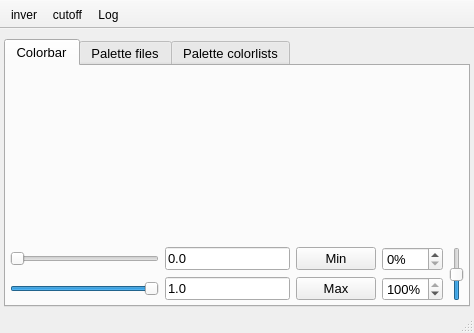
<?xml version="1.0" encoding="UTF-8"?>
<ui version="4.0">
 <class>Colorbar</class>
 <widget class="QMainWindow" name="Colorbar">
  <property name="geometry">
   <rect>
    <x>0</x>
    <y>0</y>
    <width>474</width>
    <height>333</height>
   </rect>
  </property>
  <property name="windowTitle">
   <string>ColorBar</string>
  </property>
  <property name="iconSize">
   <size>
    <width>20</width>
    <height>20</height>
   </size>
  </property>
  <property name="unifiedTitleAndToolBarOnMac">
   <bool>true</bool>
  </property>
  <widget class="QWidget" name="centralwidget">
   <layout class="QGridLayout" name="gridLayout" columnstretch="3,0">
    <property name="leftMargin">
     <number>4</number>
    </property>
    <property name="topMargin">
     <number>10</number>
    </property>
    <property name="rightMargin">
     <number>4</number>
    </property>
    <property name="bottomMargin">
     <number>4</number>
    </property>
    <item row="0" column="0">
     <widget class="QTabWidget" name="colorbarTabs">
      <property name="font">
       <font>
        <pointsize>10</pointsize>
       </font>
      </property>
      <property name="tabPosition">
       <enum>QTabWidget::North</enum>
      </property>
      <property name="currentIndex">
       <number>0</number>
      </property>
      <widget class="QWidget" name="tab">
       <attribute name="title">
        <string>Colorbar</string>
       </attribute>
       <layout class="QGridLayout" name="gridLayout_2" rowstretch="0,0,0">
        <property name="leftMargin">
         <number>4</number>
        </property>
        <property name="topMargin">
         <number>4</number>
        </property>
        <property name="rightMargin">
         <number>4</number>
        </property>
        <property name="bottomMargin">
         <number>4</number>
        </property>
        <item row="0" column="0">
         <widget class="QWidget" name="widget_3" native="true">
          <layout class="QGridLayout" name="gridLayout_8" columnstretch="0">
           <property name="leftMargin">
            <number>0</number>
           </property>
           <property name="topMargin">
            <number>0</number>
           </property>
           <property name="rightMargin">
            <number>0</number>
           </property>
           <property name="bottomMargin">
            <number>0</number>
           </property>
          </layout>
         </widget>
        </item>
        <item row="1" column="0">
         <widget class="nHistogram" name="histogram" native="true">
          <property name="minimumSize">
           <size>
            <width>0</width>
            <height>140</height>
           </size>
          </property>
          <property name="font">
           <font>
            <pointsize>10</pointsize>
           </font>
          </property>
          <property name="cursor">
           <cursorShape>SplitHCursor</cursorShape>
          </property>
          <property name="mouseTracking">
           <bool>true</bool>
          </property>
          <property name="focusPolicy">
           <enum>Qt::StrongFocus</enum>
          </property>
         </widget>
        </item>
        <item row="2" column="0">
         <widget class="QWidget" name="widget" native="true">
          <layout class="QGridLayout" name="gridLayout_4" columnstretch="1,0,0,0,0,0">
           <property name="leftMargin">
            <number>0</number>
           </property>
           <property name="topMargin">
            <number>0</number>
           </property>
           <property name="rightMargin">
            <number>0</number>
           </property>
           <property name="bottomMargin">
            <number>0</number>
           </property>
           <item row="1" column="2">
            <widget class="QPushButton" name="setToMax">
             <property name="font">
              <font>
               <pointsize>10</pointsize>
              </font>
             </property>
             <property name="text">
              <string>Max</string>
             </property>
            </widget>
           </item>
           <item row="1" column="1">
            <widget class="QLineEdit" name="lineMax">
             <property name="font">
              <font>
               <pointsize>10</pointsize>
              </font>
             </property>
             <property name="text">
              <string>1.0</string>
             </property>
             <property name="neutrinoSave" stdset="0">
              <bool>false</bool>
             </property>
            </widget>
           </item>
           <item row="1" column="0">
            <widget class="QSlider" name="sliderMax">
             <property name="font">
              <font>
               <pointsize>10</pointsize>
              </font>
             </property>
             <property name="maximum">
              <number>10000</number>
             </property>
             <property name="pageStep">
              <number>1000</number>
             </property>
             <property name="value">
              <number>10000</number>
             </property>
             <property name="orientation">
              <enum>Qt::Horizontal</enum>
             </property>
             <property name="neutrinoSave" stdset="0">
              <bool>false</bool>
             </property>
            </widget>
           </item>
           <item row="0" column="1">
            <widget class="QLineEdit" name="lineMin">
             <property name="font">
              <font>
               <pointsize>10</pointsize>
              </font>
             </property>
             <property name="text">
              <string>0.0</string>
             </property>
             <property name="neutrinoSave" stdset="0">
              <bool>false</bool>
             </property>
            </widget>
           </item>
           <item row="0" column="2">
            <widget class="QPushButton" name="setToMin">
             <property name="font">
              <font>
               <pointsize>10</pointsize>
              </font>
             </property>
             <property name="text">
              <string>Min</string>
             </property>
            </widget>
           </item>
           <item row="0" column="0">
            <widget class="QSlider" name="sliderMin">
             <property name="font">
              <font>
               <pointsize>10</pointsize>
              </font>
             </property>
             <property name="maximum">
              <number>10000</number>
             </property>
             <property name="orientation">
              <enum>Qt::Horizontal</enum>
             </property>
             <property name="neutrinoSave" stdset="0">
              <bool>false</bool>
             </property>
            </widget>
           </item>
           <item row="0" column="5" rowspan="2">
            <widget class="QSlider" name="gamma">
             <property name="toolTip">
              <string>Image gamma</string>
             </property>
             <property name="minimum">
              <number>-4</number>
             </property>
             <property name="maximum">
              <number>6</number>
             </property>
             <property name="pageStep">
              <number>2</number>
             </property>
             <property name="value">
              <number>1</number>
             </property>
             <property name="orientation">
              <enum>Qt::Vertical</enum>
             </property>
            </widget>
           </item>
           <item row="0" column="3">
            <widget class="QSpinBox" name="percentMin">
             <property name="font">
              <font>
               <pointsize>10</pointsize>
              </font>
             </property>
             <property name="toolTip">
              <string>Percentage max of pixels to rescale</string>
             </property>
             <property name="suffix">
              <string>%</string>
             </property>
             <property name="maximum">
              <number>100</number>
             </property>
            </widget>
           </item>
           <item row="1" column="3">
            <widget class="QSpinBox" name="percentMax">
             <property name="font">
              <font>
               <pointsize>10</pointsize>
              </font>
             </property>
             <property name="toolTip">
              <string>Percentage max of pixels to rescale</string>
             </property>
             <property name="suffix">
              <string>%</string>
             </property>
             <property name="maximum">
              <number>100</number>
             </property>
             <property name="value">
              <number>100</number>
             </property>
            </widget>
           </item>
          </layout>
         </widget>
        </item>
       </layout>
      </widget>
      <widget class="QWidget" name="tab_3">
       <attribute name="title">
        <string>Palette files</string>
       </attribute>
       <layout class="QGridLayout" name="gridLayout_9">
        <property name="leftMargin">
         <number>4</number>
        </property>
        <property name="topMargin">
         <number>4</number>
        </property>
        <property name="rightMargin">
         <number>4</number>
        </property>
        <property name="bottomMargin">
         <number>4</number>
        </property>
        <item row="2" column="0">
         <widget class="QPushButton" name="addPaletteFile">
          <property name="font">
           <font>
            <pointsize>10</pointsize>
           </font>
          </property>
          <property name="text">
           <string>Add File</string>
          </property>
         </widget>
        </item>
        <item row="2" column="1">
         <widget class="QPushButton" name="removePaletteFile">
          <property name="font">
           <font>
            <pointsize>10</pointsize>
           </font>
          </property>
          <property name="text">
           <string>Remove File</string>
          </property>
         </widget>
        </item>
        <item row="1" column="0" colspan="2">
         <widget class="QTreeWidget" name="fileList">
          <property name="font">
           <font>
            <pointsize>10</pointsize>
           </font>
          </property>
          <property name="alternatingRowColors">
           <bool>true</bool>
          </property>
          <attribute name="headerDefaultSectionSize">
           <number>100</number>
          </attribute>
          <column>
           <property name="text">
            <string>Name</string>
           </property>
          </column>
          <column>
           <property name="text">
            <string>File</string>
           </property>
          </column>
         </widget>
        </item>
       </layout>
      </widget>
      <widget class="QWidget" name="tab_2">
       <attribute name="title">
        <string>Palette colorlists</string>
       </attribute>
       <layout class="QGridLayout" name="gridLayout_7">
        <property name="leftMargin">
         <number>4</number>
        </property>
        <property name="topMargin">
         <number>4</number>
        </property>
        <property name="rightMargin">
         <number>4</number>
        </property>
        <property name="bottomMargin">
         <number>4</number>
        </property>
        <item row="4" column="0">
         <widget class="QTreeWidget" name="paletteColorlist">
          <property name="font">
           <font>
            <pointsize>10</pointsize>
           </font>
          </property>
          <property name="editTriggers">
           <set>QAbstractItemView::NoEditTriggers</set>
          </property>
          <property name="alternatingRowColors">
           <bool>true</bool>
          </property>
          <attribute name="headerDefaultSectionSize">
           <number>100</number>
          </attribute>
          <column>
           <property name="text">
            <string>Name</string>
           </property>
          </column>
          <column>
           <property name="text">
            <string>Color list</string>
           </property>
          </column>
         </widget>
        </item>
        <item row="1" column="0">
         <widget class="QWidget" name="widget_2" native="true">
          <layout class="QGridLayout" name="gridLayout_5" columnstretch="1">
           <property name="leftMargin">
            <number>0</number>
           </property>
           <property name="topMargin">
            <number>0</number>
           </property>
           <property name="rightMargin">
            <number>0</number>
           </property>
           <property name="bottomMargin">
            <number>0</number>
           </property>
           <item row="0" column="0">
            <widget class="QGroupBox" name="groupBox">
             <property name="title">
              <string>Name</string>
             </property>
             <layout class="QGridLayout" name="gridLayout_6">
              <property name="leftMargin">
               <number>0</number>
              </property>
              <property name="topMargin">
               <number>2</number>
              </property>
              <property name="rightMargin">
               <number>0</number>
              </property>
              <property name="bottomMargin">
               <number>0</number>
              </property>
              <item row="0" column="2">
               <widget class="QLineEdit" name="paletteName">
                <property name="font">
                 <font>
                  <pointsize>10</pointsize>
                 </font>
                </property>
                <property name="text">
                 <string/>
                </property>
               </widget>
              </item>
              <item row="0" column="3">
               <widget class="QToolButton" name="addPalette">
                <property name="text">
                 <string>...</string>
                </property>
                <property name="icon">
                 <iconset>
                  <normaloff>:icons//plus.png</normaloff>:icons//plus.png</iconset>
                </property>
               </widget>
              </item>
              <item row="0" column="4">
               <widget class="QToolButton" name="removePalette">
                <property name="text">
                 <string>...</string>
                </property>
                <property name="icon">
                 <iconset>
                  <normaloff>:icons//remove.png</normaloff>:icons//remove.png</iconset>
                </property>
               </widget>
              </item>
             </layout>
            </widget>
           </item>
          </layout>
         </widget>
        </item>
        <item row="2" column="0">
         <widget class="QGroupBox" name="groupBox_2">
          <property name="title">
           <string>ColorList</string>
          </property>
          <layout class="QGridLayout" name="gridLayout_3">
           <property name="leftMargin">
            <number>0</number>
           </property>
           <property name="topMargin">
            <number>2</number>
           </property>
           <property name="rightMargin">
            <number>0</number>
           </property>
           <property name="bottomMargin">
            <number>0</number>
           </property>
           <item row="0" column="0">
            <widget class="QLineEdit" name="colorlist">
             <property name="font">
              <font>
               <pointsize>10</pointsize>
              </font>
             </property>
             <property name="toolTip">
              <string>Comma separated pair ov val and color e.g.  0 #dbff54, 1 #ff6ea0</string>
             </property>
             <property name="text">
              <string/>
             </property>
            </widget>
           </item>
           <item row="0" column="1">
            <widget class="QToolButton" name="addColor">
             <property name="text">
              <string>...</string>
             </property>
             <property name="icon">
              <iconset>
               <normaloff>:icons//colors.png</normaloff>:icons//colors.png</iconset>
             </property>
            </widget>
           </item>
          </layout>
         </widget>
        </item>
       </layout>
      </widget>
     </widget>
    </item>
   </layout>
  </widget>
  <widget class="QStatusBar" name="statusbar">
   <property name="font">
    <font>
     <pointsize>10</pointsize>
    </font>
   </property>
  </widget>
  <widget class="QToolBar" name="toolBar">
   <property name="windowTitle">
    <string>toolBar</string>
   </property>
   <property name="movable">
    <bool>false</bool>
   </property>
   <property name="floatable">
    <bool>false</bool>
   </property>
   <attribute name="toolBarArea">
    <enum>TopToolBarArea</enum>
   </attribute>
   <attribute name="toolBarBreak">
    <bool>false</bool>
   </attribute>
   <addaction name="actionInvert"/>
   <addaction name="actionCutoff"/>
   <addaction name="actionLog"/>
  </widget>
  <action name="actionInvert">
   <property name="checkable">
    <bool>true</bool>
   </property>
   <property name="icon">
    <iconset resource="../resources/icons/icons.qrc">
     <normaloff>:/icons/invert_colorbar.png</normaloff>:/icons/invert_colorbar.png</iconset>
   </property>
   <property name="text">
    <string>inver</string>
   </property>
   <property name="toolTip">
    <string>Invert colorbar</string>
   </property>
  </action>
  <action name="actionCutoff">
   <property name="icon">
    <iconset resource="../resources/icons/icons.qrc">
     <normaloff>:/icons/expand.png</normaloff>:/icons/expand.png</iconset>
   </property>
   <property name="text">
    <string>cutoff</string>
   </property>
   <property name="toolTip">
    <string>New image with colorscale </string>
   </property>
  </action>
  <action name="actionLog">
   <property name="checkable">
    <bool>true</bool>
   </property>
   <property name="icon">
    <iconset resource="../resources/icons/icons.qrc">
     <normaloff>:/icons/histoNorm.png</normaloff>
     <normalon>:/icons/histolog.png</normalon>:/icons/histoNorm.png</iconset>
   </property>
   <property name="text">
    <string>Log</string>
   </property>
   <property name="toolTip">
    <string>Log histogram</string>
   </property>
   <property name="neutrinoSave" stdset="0">
    <bool>true</bool>
   </property>
  </action>
 </widget>
 <customwidgets>
  <customwidget>
   <class>nHistogram</class>
   <extends>QWidget</extends>
   <header>../src/pans/colorbar/nHistogram.h</header>
   <container>1</container>
  </customwidget>
 </customwidgets>
 <tabstops>
  <tabstop>histogram</tabstop>
  <tabstop>sliderMin</tabstop>
  <tabstop>sliderMax</tabstop>
  <tabstop>lineMin</tabstop>
  <tabstop>lineMax</tabstop>
  <tabstop>setToMin</tabstop>
  <tabstop>setToMax</tabstop>
  <tabstop>fileList</tabstop>
  <tabstop>addPaletteFile</tabstop>
  <tabstop>removePaletteFile</tabstop>
  <tabstop>paletteName</tabstop>
  <tabstop>addPalette</tabstop>
  <tabstop>removePalette</tabstop>
  <tabstop>colorlist</tabstop>
  <tabstop>addColor</tabstop>
  <tabstop>paletteColorlist</tabstop>
  <tabstop>colorbarTabs</tabstop>
 </tabstops>
 <resources>
  <include location="../resources/icons/icons.qrc"/>
 </resources>
 <connections/>
</ui>
